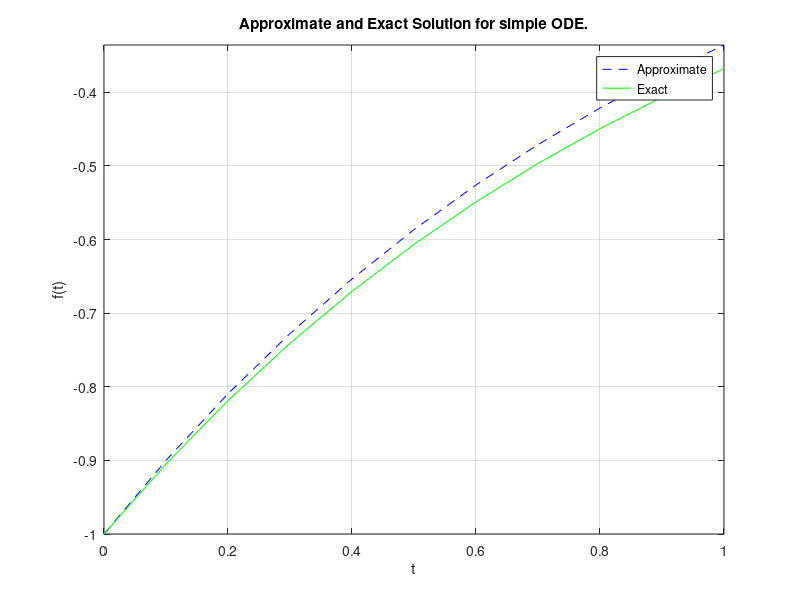

Source code (MATLAB):
% Script demonstrating Euler Approximation for Exponential Function.
% Author: Chris B. Kirov
% Date: 24.10.2017   
clc; close; clear all;

% Define parameters.                                      
F = @(t, S) exp(-t);                                              % define differential equation.
h = 0.1;                                                                   % grid spacing. For spacing h/10, the approximation approaches the exact solution.
t = 0 : h : 1;                                                           % 1D grid within [0, 1].
f0 = -1;                                                                   % initial condition.

% Apply Explicit Euler Formula.
f = f0;                                                                     % initialise solution.

for j = 1 : length(t) - 1
  f(j+1) = f(j) + h*F( t(j), F(j) );                         % Euler step.  
end  

% Plot approximate and exact solution.
plot(t, f, 'b--', t, -exp(-t), 'g')
title('Approximate and Exact Solution for simple ODE.')
xlabel('t')
ylabel('f(t)')
grid on
axis tight
legend('Approximate', 'Exact')
